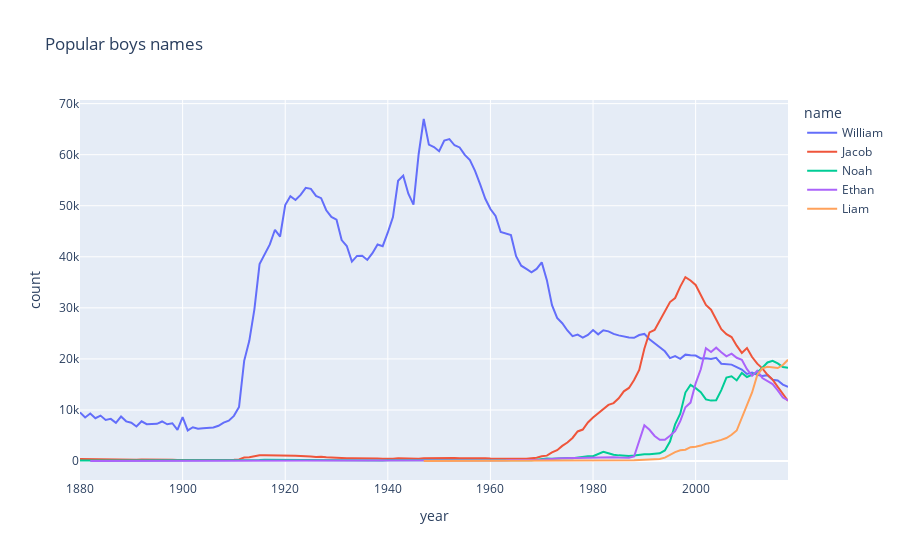

Notebook code for this chart:
### Code cell
fig = px.line(df.loc[(df["sex"] == "M") & (df["name"].isin(['Noah', 'Jacob', 'William', 'Liam',
                                                            'Ethan']))], x="year", y="count", color="name", title="Popular boys names")
fig.show()

### Figure 1 — Plotly figure (JSON) as saved in the notebook; plotly's stock layout.template omitted (floating-point values rounded to 4 significant figures; data arrays with more than 128 entries replaced by an {"elided": "..."} marker saying what was removed)
{"data": [{"hovertemplate": "name=William<br>year=%{x}<br>count=%{y}<extra></extra>", "legendgroup": "William", "line": {"color": "#636efa", "dash": "solid"}, "marker": {"symbol": "circle"}, "mode": "lines", "name": "William", "orientation": "v", "showlegend": true, "type": "scatter", "x": {"elided": "139 int values"}, "xaxis": "x", "y": {"elided": "139 int values"}, "yaxis": "y"}, {"hovertemplate": "name=Jacob<br>year=%{x}<br>count=%{y}<extra></extra>", "legendgroup": "Jacob", "line": {"color": "#EF553B", "dash": "solid"}, "marker": {"symbol": "circle"}, "mode": "lines", "name": "Jacob", "orientation": "v", "showlegend": true, "type": "scatter", "x": {"elided": "139 int values"}, "xaxis": "x", "y": {"elided": "139 int values"}, "yaxis": "y"}, {"hovertemplate": "name=Noah<br>year=%{x}<br>count=%{y}<extra></extra>", "legendgroup": "Noah", "line": {"color": "#00cc96", "dash": "solid"}, "marker": {"symbol": "circle"}, "mode": "lines", "name": "Noah", "orientation": "v", "showlegend": true, "type": "scatter", "x": {"elided": "139 int values"}, "xaxis": "x", "y": {"elided": "139 int values"}, "yaxis": "y"}, {"hovertemplate": "name=Ethan<br>year=%{x}<br>count=%{y}<extra></extra>", "legendgroup": "Ethan", "line": {"color": "#ab63fa", "dash": "solid"}, "marker": {"symbol": "circle"}, "mode": "lines", "name": "Ethan", "orientation": "v", "showlegend": true, "type": "scatter", "x": [1882, 1884, 1886, 1887, 1891, 1893, 1896, 1898, 1901, 1908, 1909, 1911, 1912, 1913, 1914, 1915, 1916, 1917, 1918, 1919, 1920, 1921, 1922, 1923, 1924, 1925, 1926, 1927, 1928, 1929, 1930, 1931, 1932, 1933, 1934, 1935, 1936, 1937, 1938, 1939, 1940, 1941, 1942, 1943, 1944, 1945, 1946, 1947, 1948, 1949, 1950, 1951, 1952, 1953, 1954, 1955, 1956, 1957, 1958, 1959, 1960, 1961, 1962, 1963, 1964, 1965, 1966, 1967, 1968, 1969, 1970, 1971, 1972, 1973, 1974, 1975, 1976, 1977, 1978, 1979, 1980, 1981, 1982, 1983, 1984, 1985, 1986, 1987, 1988, 1989, 1990, 1991, 1992, 1993, 1994, 1995, 1996, 1997, 1998, 1999, 2000, 2001, 2002, 2003, 2004, 2005, 2006, 2007, 2008, 2009, 2010, 2011, 2012, 2013, 2014, 2015, 2016, 2017, 2018], "xaxis": "x", "y": [7, 10, 6, 7, 6, 9, 9, 7, 6, 5, 6, 7, 16, 13, 25, 27, 23, 20, 25, 28, 31, 26, 27, 21, 14, 17, 27, 27, 25, 18, 19, 25, 19, 23, 20, 25, 23, 18, 20, 33, 17, 25, 21, 31, 28, 21, 27, 27, 29, 29, 26, 32, 52, 43, 64, 53, 62, 65, 73, 84, 94, 113, 132, 136, 202, 182, 173, 187, 172, 218, 271, 366, 517, 518, 524, 544, 569, 677, 634, 711, 705, 735, 716, 733, 733, 672, 598, 655, 895, 4055, 6990, 6127, 4905, 4163, 4165, 4931, 5852, 7806, 10533, 11443, 15223, 17962, 22109, 21357, 22206, 21312, 20514, 21029, 20216, 19847, 18002, 16684, 17672, 16241, 15724, 15077, 13819, 12439, 11854], "yaxis": "y"}, {"hovertemplate": "name=Liam<br>year=%{x}<br>count=%{y}<extra></extra>", "legendgroup": "Liam", "line": {"color": "#FFA15A", "dash": "solid"}, "marker": {"symbol": "circle"}, "mode": "lines", "name": "Liam", "orientation": "v", "showlegend": true, "type": "scatter", "x": [1947, 1950, 1954, 1955, 1956, 1957, 1958, 1959, 1960, 1961, 1962, 1963, 1964, 1965, 1966, 1967, 1968, 1969, 1970, 1971, 1972, 1973, 1974, 1975, 1976, 1977, 1978, 1979, 1980, 1981, 1982, 1983, 1984, 1985, 1986, 1987, 1988, 1989, 1990, 1991, 1992, 1993, 1994, 1995, 1996, 1997, 1998, 1999, 2000, 2001, 2002, 2003, 2004, 2005, 2006, 2007, 2008, 2009, 2010, 2011, 2012, 2013, 2014, 2015, 2016, 2017, 2018], "xaxis": "x", "y": [5, 10, 8, 12, 18, 28, 24, 17, 24, 27, 23, 42, 40, 37, 47, 60, 54, 50, 50, 58, 65, 64, 73, 81, 72, 96, 112, 119, 114, 123, 157, 144, 146, 148, 150, 149, 170, 224, 276, 272, 302, 398, 668, 1205, 1747, 2112, 2209, 2707, 2780, 3027, 3381, 3565, 3827, 4150, 4512, 5139, 5979, 8564, 10927, 13437, 16804, 18137, 18462, 18374, 18218, 18798, 19837], "yaxis": "y"}], "layout": {"legend": {"title": {"text": "name"}, "tracegroupgap": 0}, "title": {"text": "Popular boys names"}, "xaxis": {"anchor": "y", "domain": [0, 1], "title": {"text": "year"}}, "yaxis": {"anchor": "x", "domain": [0, 1], "title": {"text": "count"}}}}
